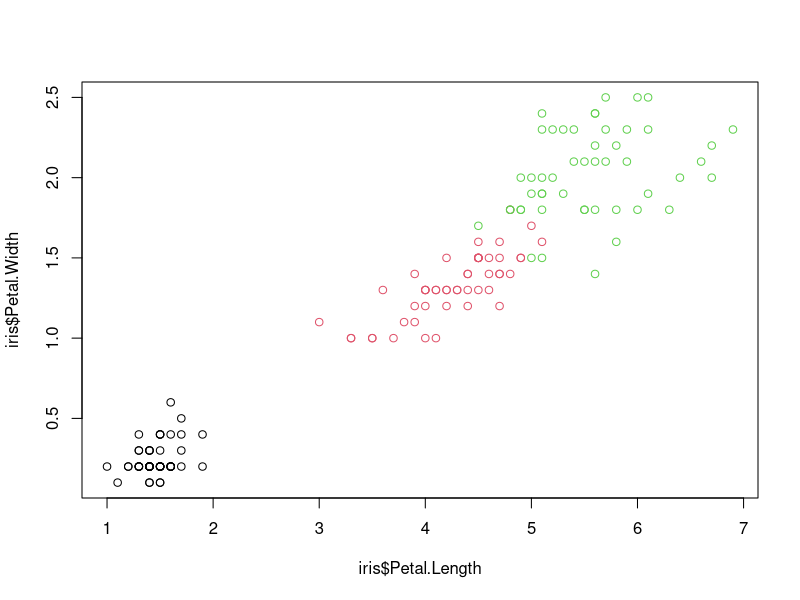
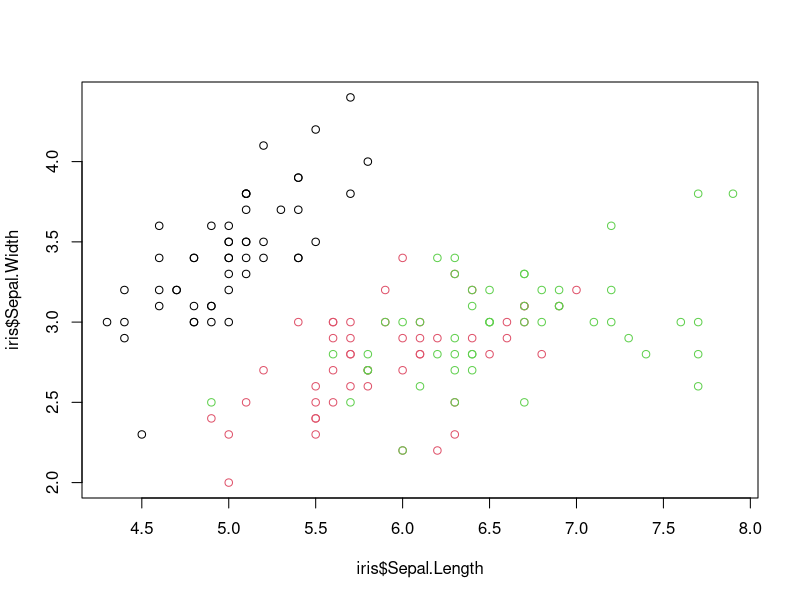
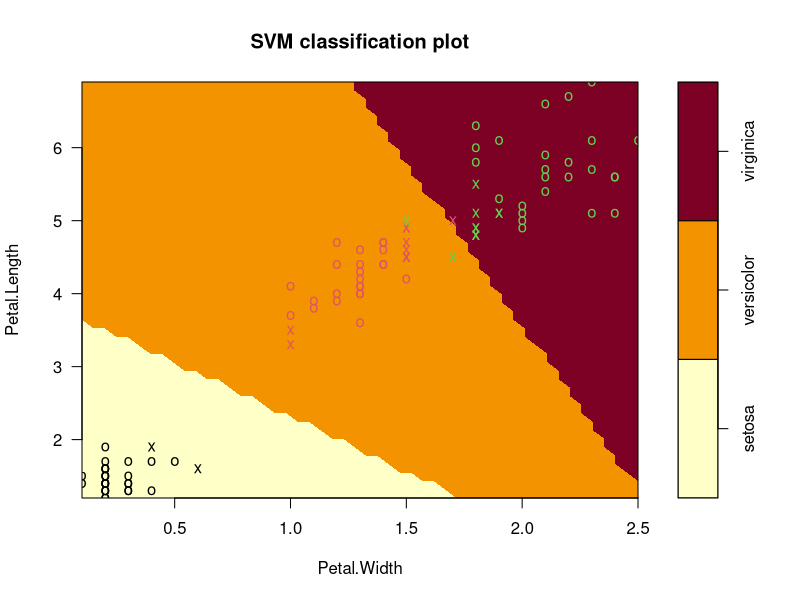
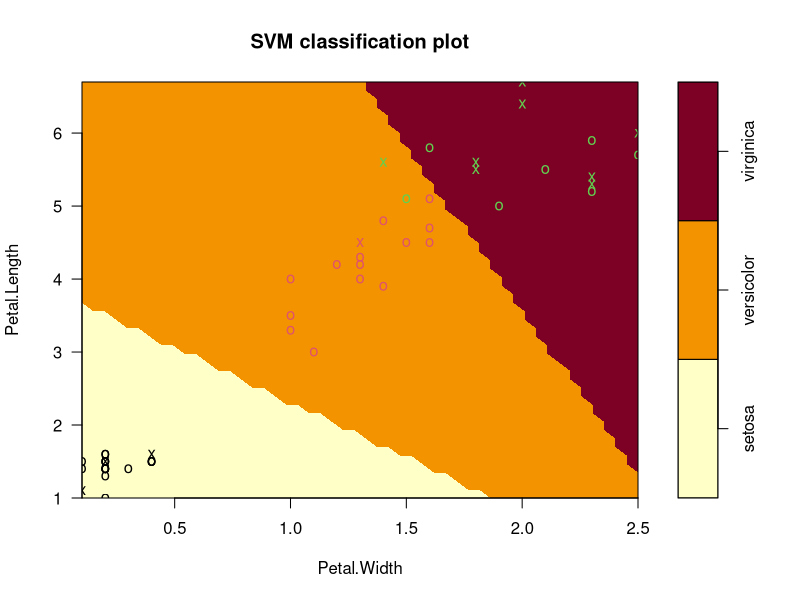
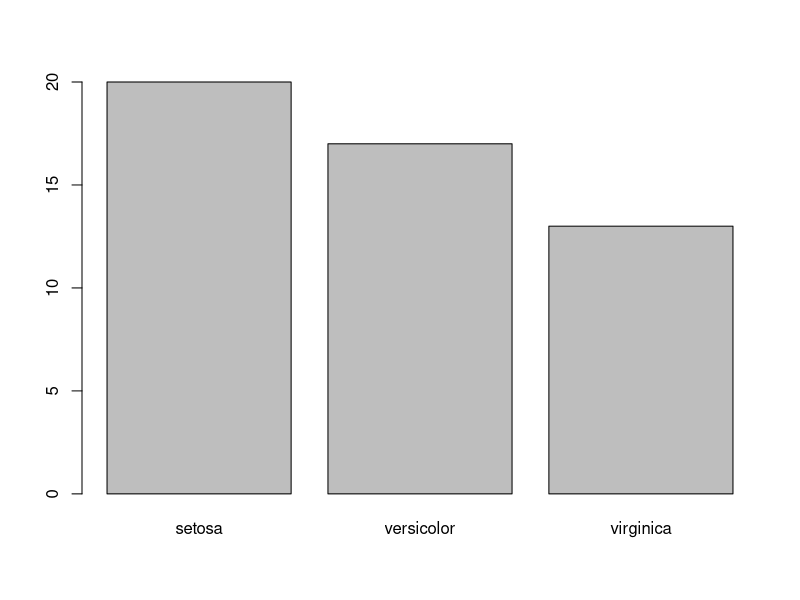

These charts were generated, in order, by the following R code:
## Support Vector Machines
## iris dataset

install.packages('e1071')
library(e1071)

data()
# pre fed datasets in R

head(iris)
# first 6 entries of iris dataset

data(iris)
# activate iris dataset
summary(iris)
str(iris)
# 150 observations of 5 variables
# 50 observations for each of 3 species

plot(iris$Petal.Length, iris$Petal.Width, col=iris$Species)
# scatterplot of petal width as dependent of petal length is linear
plot(iris$Sepal.Length, iris$Sepal.Width, col=iris$Species)
# scatterplot of sepal width as dependent of sepal length is not much correlation

s <- sample(1:150, 100)
# sample sequence of 100 numbers from range 1 to 150

iris_train <- iris[s,3:5] 
iris_test <- iris[-s,3:5] 
# training and test datasets study petal width and length 
# 100 random samples from iris in train and remaining 50 in test

model <- svm(Species ~., data = iris_train, kernel = "linear") 
summary(model) 
plot(model, iris_train)
# svm performs classification and regression

pred <- predict(model, iris_test, type = "class") 
plot(model, iris_test)
plot(pred)
# predicts test dataset according to model calculations

tab <- table(Predicted = pred, Actual = iris_test[,3]) 
tab
# compare predicted test values with actual test values 

sum(diag(tab))/sum(tab)*100 
# accuracy of 96%
